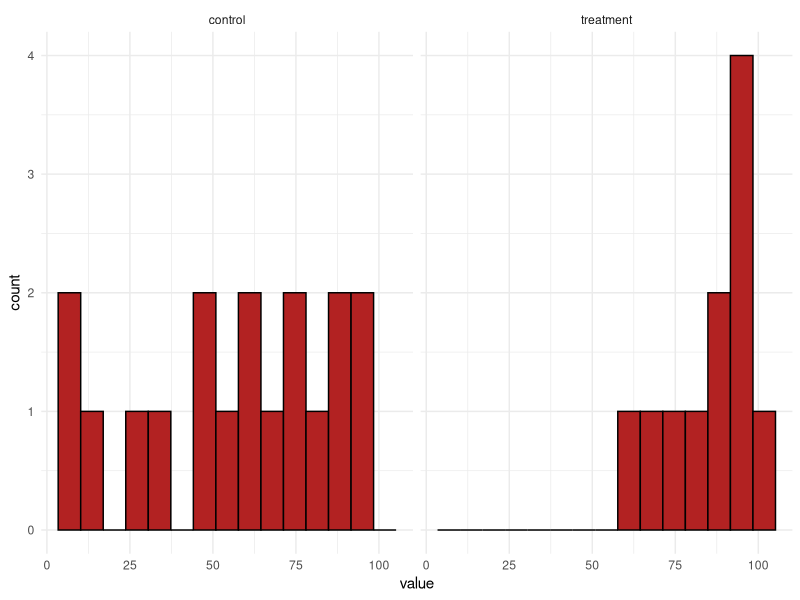
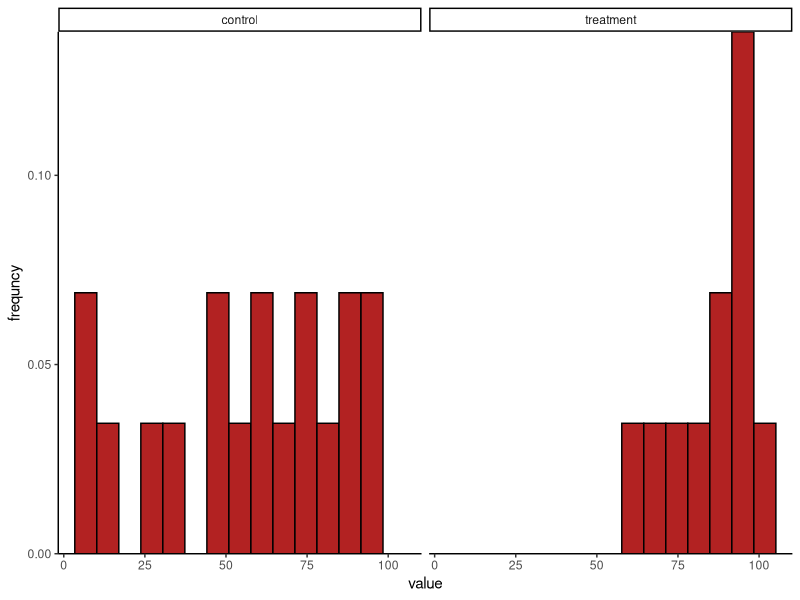
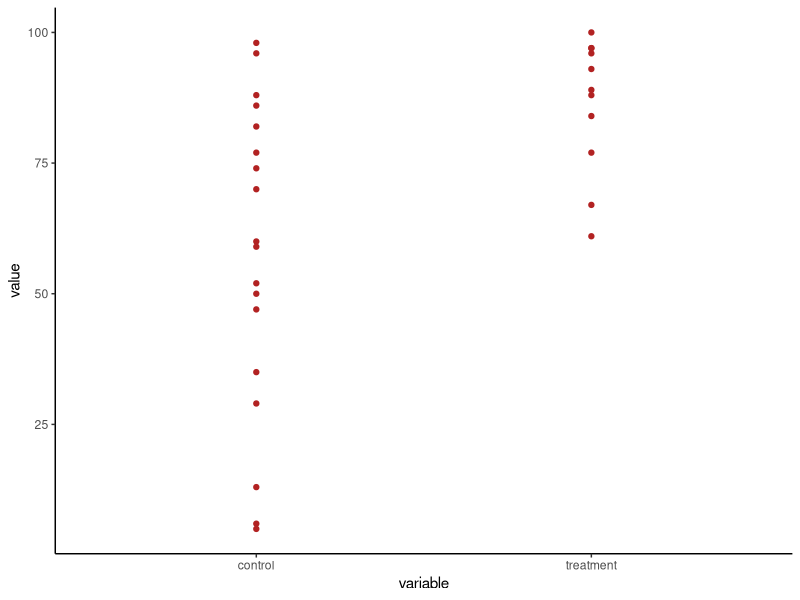
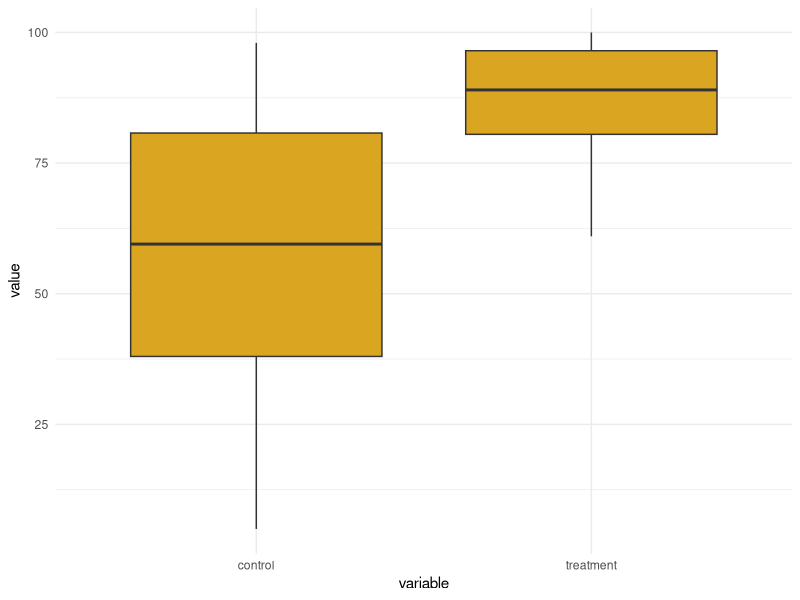
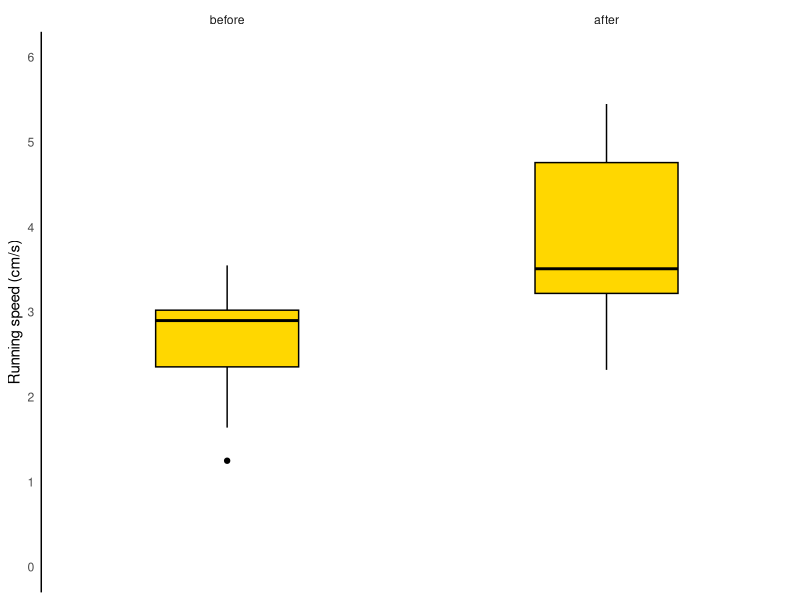
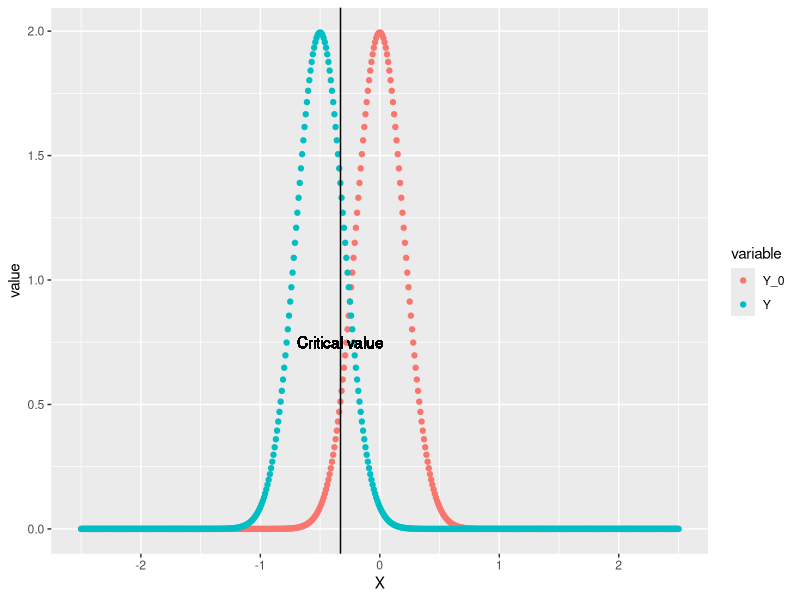
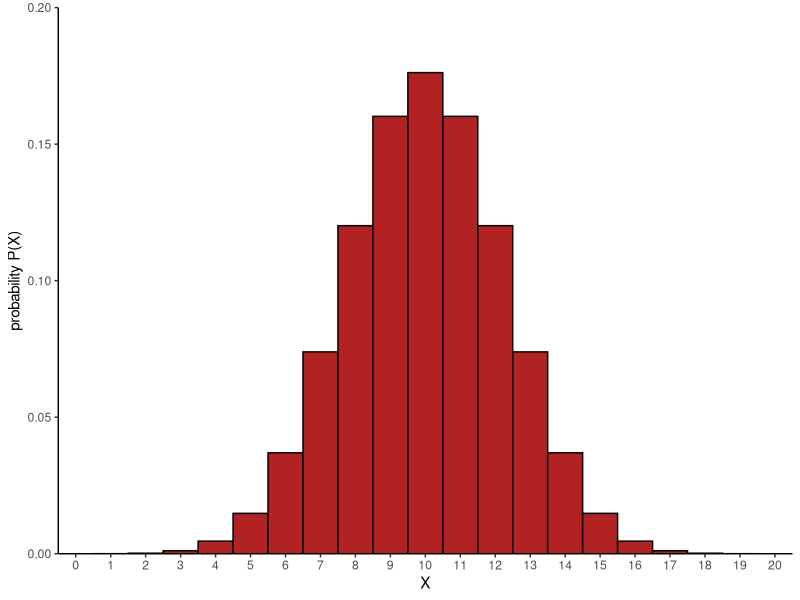
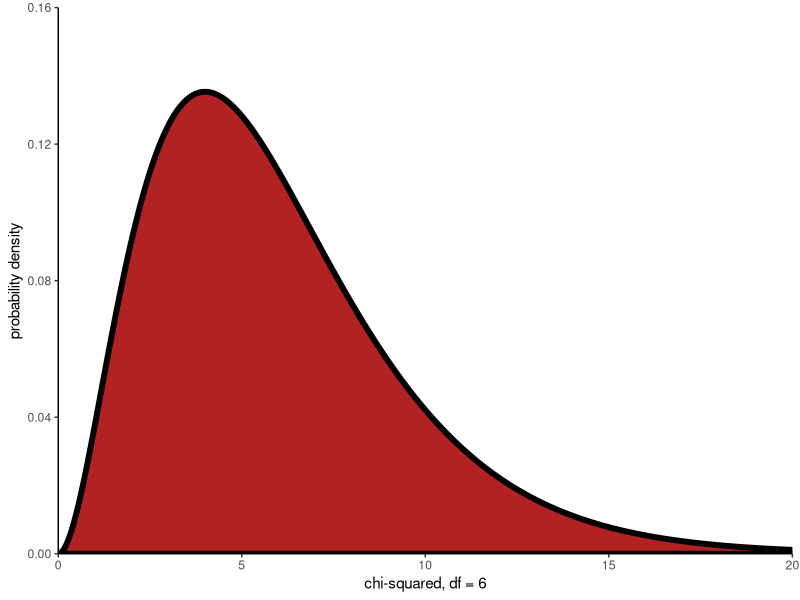

Here is the R script that generated these plots, in order:
## ---- chunk 1
knitr::opts_chunk$set(echo = TRUE)
library(tidyverse)

options(digits = 7)        # number of digits printed by R default (vectors, data.frames, lists)
options(pillar.sigfig = 7) # number of digits printed by tibbles default.
## ---- chunk 2

#data[1] # gives c1
#data[2,1:2] # gives r2
#data[1, 1:2] # gives r1

## ---- chunk 3
control <- c(98, 96, 88, 86, 82, 77, 74, 70, 60, 59, 52, 50, 47, 35, 29, 13, 6, 5)
treatment <- c(100, 97, 96, 97, 93, 89, 88, 84, 77, 67, 61)

# Man bliver nødt til at lave tibble manuelt hvis der ikke er lige mange værdier i de to kategorier.
data <- tibble(value = c(control, treatment), 
               variable = c(rep("control", length(control)), rep("treatment", length(treatment))))

# Ellers kunne man bare bruge tibble(), efterfulgt af reshape2::melt()

ggplot(data)+
  geom_histogram(aes(x = value), color = "black", fill = "firebrick", bins = 15)+
  theme_minimal()+
  facet_wrap(~variable)

## ---- chunk 4
ggplot(data)+
  geom_histogram(aes(x = value, y = ..count../sum(..count..)), color = "black", fill = "firebrick", bins = 15)+
  theme_classic()+
  ylab("frequncy")+
  scale_y_continuous(expand = c(0,0))+ #Får barerne til at røre bunden
  facet_wrap(~variable)+
  NULL
## ---- chunk 5
ggplot(data)+
  geom_point(aes(x = variable, y = value), color = "firebrick")+
  theme_classic()
## ---- chunk 6
ggplot(data)+
  geom_boxplot(aes(x = variable, y = value), fill = "goldenrod")+
  theme_minimal()

## ---- chunk 7
# Some data from tbale 3.2-1 in the book:
before <- c(1.25, 2.94, 2.38, 3.09, 3.41, 3.00, 2.31, 2.93,
            2.98, 3.55, 2.84, 1.64, 3.22, 2.87, 2.37, 1.91)

# Interquartile range
IQR(before)

# Manual calculation of the interquartile range
Q <- quantile(before,  probs = c(0, 0.25, 0.5, 0.75, 1))
Q[4]-Q[2]


# To use the method described in the book, specify type = 2:
Q <- quantile(before, type = 2)
Q
Q[4]-Q[2]
## ---- chunk 8
after <- c(2.40, 3.50, 4.49, 3.17, 5.26, 3.22, 2.32, 3.31,
           3.70, 4.70, 4.94, 5.06, 3.22, 3.52, 5.45, 3.40)

# You can make a nice tibble from the data of the vectors
data <- tibble(before = before, after = after)
data
## ---- chunk 9
melted_data <- reshape2::melt(data)
melted_data
## ---- chunk 10
ggplot(melted_data, aes(y = value))+
  geom_boxplot(color = "black", fill = "gold")+
  facet_wrap(~variable)+
  # From here, it's purely aesthetics!
  # Here we make it pretty
  scale_x_discrete()+
  scale_y_continuous(limits = c(0,6), breaks = seq(0,6, by = 1))+
  # Color and labels
  ylab("Running speed (cm/s)")+
  theme_minimal()+
  theme(axis.line = element_line(colour = "black"),
        panel.grid.major = element_blank(),
        panel.grid.minor = element_blank())+
  NULL
## ---- chunk 11
# Assuming two means are equal:
mu_0 <- 0
# The difference in means was found to be
mu <- -0.5
# The standard deviation of the found mean:
sd <- 0.2
#sd <- 0.24
# Assuming alpha = 0.05
alpha <- 0.05
# Caluculating the critical value
crit <- qnorm(p = alpha, mean = mu_0, sd = sd)
## ---- chunk 12
# Making the two distributions
X = seq(-2.5, 2.5, 0.01)
Y_0 <- dnorm(x = X, mean = mu_0, sd = sd)
Y <- dnorm(x = X, mean = mu, sd = sd)
# Tidying data and plotting data
data <- tibble(X = X, Y_0 = Y_0, Y = Y)
melted_data <- reshape2::melt(data, id.vars = "X")

ggplot(data = melted_data, aes(x = X, y = value, color = variable))+
  geom_point()+
  geom_vline(xintercept = crit)+
  geom_text(aes(x = crit, label = "Critical value", y = 0.75), color = "black")+
  NULL

## ---- chunk 13
x <- seq(0,20,1)
y <- dbinom(x,20,0.5)
data <- tibble(x = x, y = y)
ggplot(data, aes(x = x, y = y))+
  geom_col(color = "black", fill = "firebrick", width = 1)+
  theme_classic()+
  xlab("X")+
  ylab("probability P(X)")+
  scale_x_continuous(expand = c(0,0), breaks = seq(0,20,1))+
  scale_y_continuous(expand = c(0,0), limits = c(0,0.20))

## ---- chunk 14
# Define the values from your sample
X <- 131
n <- 169

p_hat <- X/n
SE_p <- sqrt((p_hat*(1-p_hat))/n)
## ---- chunk 15
# Define the values from your sample
X <- 131
n <- 169

# formula for p'
p_prime <- ((X+2)/(n+4))
# The 95% CI for the population probability
lower_lim <- p_prime - 1.96*sqrt((p_prime*(1 - p_prime))/(n + 4))
lower_lim
upper_lim <- p_prime + 1.96*sqrt((p_prime*(1 - p_prime))/(n + 4))
upper_lim
## ---- chunk 16
# Reject H_0 if you get strictly less than 6 successes
qbinom(0.025, 20, 0.5)

# Reject H_0 if you get equalt to 14 or more successes
qbinom(0.975, 20, 0.5)
qbinom(0.025, 20, 0.5, lower.tail = FALSE)
## ---- chunk 17
# From the good ol' toad example, where a success is right-handed
binom.test(14, 18, p = 0.5)
## ---- chunk 18

x <- seq(0,20, 0.02)
y <- dchisq(x, df = 6)

data <- tibble(x = x, y = y)

ggplot(data, aes(x = x, y = y))+
  #geom_line(size = 3)+
  theme_classic()+
  geom_ribbon(aes(ymin=0,ymax=pmax(data$y,0)), fill="firebrick", colour ="black", alpha=1, size = 2)+
  scale_x_continuous(expand = c(0,0))+
  scale_y_continuous(expand = c(0,0), limits = c(0,0.16))+
  ylab("probability density")+
  xlab("chi-squared, df = 6")

## ---- chunk 19
qchisq(0.05, df =6, lower.tail = FALSE)
## ---- chunk 20
pchisq(q = 15.795, df = 6, lower.tail = FALSE)
## ---- chunk 21
values <- rchisq(10000, df =6)
data <- tibble(values = values)

ggplot(data, aes(x = values))+
  geom_histogram(color = "black", fill = "firebrick")+
  theme_classic()+
  scale_x_continuous(expand = c(0,0))+ # Får diagrammet til at røre y-aksen
  scale_y_continuous(expand = c(0,0)) # Får diagrammet til at røre bunden
## ---- chunk 22
# This is the example with births and weekdays
observed <- c(14, 26, 34, 21, 27, 38, 20)
expected <- c(52/366, 52/366, 52/366, 52/366, 52/366, 53/366, 53/366)*180

df = length(observed)-1
chi2 <- sum(((observed-expected)^2)/expected)

pchisq(q = chi2, df = df, lower.tail = FALSE)
## ---- chunk 23
category <- c("Eaten", "Not eaten")
infection <- c("Uninfected", "Lightly infected", "Highly infected")

data <- data.frame(c(1, 49), c(10, 35), c(37,9))

rownames(data) <- category
colnames(data) <- infection
## ---- chunk 24
data

chisq.test(data, correct = FALSE)
## ---- chunk 25
total <- sum(data)
p_r1 <- sum(data[1,1:3])/total # grabbing the data from row 1
p_r2 <- sum(data[2,1:3])/total

rows <- c(p_r1, p_r2)

p_c1 <- sum(data[1])/total
p_c2 <- sum(data[2])/total
p_c3 <- sum(data[3])/total


expected <- data.frame(rows*p_c1, rows*p_c2, rows*p_c3)*total
observed <- data

chi2 <- sum(((observed-expected)^2)/expected)
df <- (nrow(data)-1)*(ncol(data)-1)

pchisq(q = chi2, df = df, lower.tail = FALSE)
## ---- chunk 26
fertility <- c("Estrous", "Not estrous")
bite <- c("Bitten", "Not bitten")

data <- data.frame(c(15, 7), c(6, 322))

rownames(data) <- fertility
colnames(data) <- bite

total <- sum(data)
p_r1 <- sum(data[1,1:2])/total # grabbing the data from row 1
p_r2 <- sum(data[2,1:2])/total

rows <- c(p_r1, p_r2)

p_c1 <- sum(data[1])/total
p_c2 <- sum(data[2])/total


expected <- data.frame(rows*p_c1, rows*p_c2)*total
observed <- data
## ---- chunk 27
data
chi2 <- sum(((abs(observed-expected)-0.5)^2)/expected)
pchisq(q = chi2, df = 1, lower.tail = FALSE)
## ---- chunk 28
chisq.test(data, correct = TRUE)
## ---- chunk 29
data
fisher.test(x = data)
## ---- chunk 30
data <- data.frame(c("a", "c"), c("b", "d"))

treatment <- c("Treatment", "Control")
outcome <- c("Success", "Failure")

rownames(data) <- outcome
colnames(data) <- treatment
## ---- chunk 31
knitr::kable(data)
## ---- chunk 32
data <- data.frame(c(1438, 18496), c(1427, 18515))

treatment <- c("Aspirin", "Control")
outcome <- c("Cancer", "Healthy")

rownames(data) <- outcome
colnames(data) <- treatment
## ---- chunk 33
knitr::kable(data)
## ---- chunk 34
#data[r,c]
#data[c]
p1 <- data[1,1]/sum(data[1])
p2 <- data[1,2]/sum(data[2])
RR <- p1/p2
lnRR <- log(RR)
SElnRR <- sqrt(1/data[1,1] + 1/data[1,2] - 1/sum(data[1]) - 1/sum(data[2]))
# Confidence interval for the ln(RR)
lower_lim <- lnRR - 1.96*SElnRR
lower_lim
upper_lim <- lnRR + 1.96*SElnRR
upper_lim

# And giving the values we prbobaly want to look at:
lower_lim <- exp(lnRR - 1.96*SElnRR)
lower_lim
upper_lim <- exp(lnRR + 1.96*SElnRR)
upper_lim
## ---- chunk 35
a <- data[1,1]
b <- data[1,2]
c <- data[2,1]
d <- data[2,2]

OR <- (a*d)/(b*c)

SElnOR <- sqrt(1/a + 1/b + 1/c + 1/d)
lnOR <- log(OR)

# And giving the values we prbobaly want to look at:
lower_lim <- exp(lnOR - 1.96*SElnOR)
lower_lim
upper_lim <- exp(lnOR + 1.96*SElnOR)
upper_lim

## ---- chunk 36
x <- 0:10
y <- dpois(x = x, lambda = 2)
data <- tibble(x = x, y = y)

ggplot(data, aes(x = x, y = y))+
  geom_point(color = "firebrick", size = 3)+
  geom_line(color = "black")+
  scale_x_continuous(expand = c(0,0.01), breaks = 0:10)+
  scale_y_continuous(expand = c(.01,0))+
  theme_classic()+
  ylab("Probability density")+
  xlab("X, Poisson distribution")
  

## ---- chunk 37
data_frame <- data.frame(c(0,1,2,3,4,5), c(32,44,21,10,4,1))
colnames(data_frame) <- c("Number of goals", "Frequency")
#rownames(data_frame) <- c()
## ---- chunk 38
knitr::kable(data_frame)
## ---- chunk 39
# Determining the number of experiments
n <- sum(data_frame[2])
# Determining the sum of counts for all n experiments
total_counts <-data_frame[1]*data_frame[2]
X <- sum(total_counts)
# Number of goals scored on average
# Average count pr. experiment
lambda <- X/n
lambda
## ---- chunk 40
qpois(0.95, 1.223)
qpois(0.05, 1.223, lower.tail = FALSE)

## ---- chunk 41
# Vector for expected count for the points in the diagram
expected_count <- dpois(0:5, 1.223)*112

ggplot(data_frame)+
  geom_col(aes(x = `Number of goals`, y = `Frequency`), color = "black", fill = "firebrick", width = 1)+
  geom_point(aes(x=`Number of goals`, y = expected_count))+
  theme_classic()+
  scale_y_continuous(expand = c(0,0))
## ---- chunk 42
set.seed(69)
rpois <- rpois(100, lambda = 1.223)
pois_tibble <- tibble(rpois = rpois)
ggplot(pois_tibble)+
  geom_histogram(aes(x = rpois), color = "black", fill = "firebrick", binwidth = 1)+
  scale_x_continuous(breaks = 0:5)+
  scale_y_continuous(expand = c(0,0))+
  theme_classic()
## ---- chunk 43
x <- seq(-3,3,0.01)
y <- dnorm(x)
data <- tibble(x = x, y = y)

ggplot(data, aes(x = x, y = y))+
  #geom_line(size = 3)+
  theme_classic()+
  geom_ribbon(aes(ymin=0,ymax=y), fill="firebrick", colour ="black", alpha=1, size = 2)+
  scale_x_continuous(expand = c(0,0))+
  scale_y_continuous(expand = c(0,0), limits = c(0,0.45))+
  ylab("Probability density")+
  xlab("Z")

## ---- chunk 44
alpha = 0.05
qnorm(p = alpha/2)
## ---- chunk 45
n <- 20
x <- 0:n
p <- 0.5

binom <- dbinom(x, n, p)
norm_approx <- dnorm(x, mean = n*p, sd = sqrt(n*p*(1-p)))

data <- tibble(x = x, binom = binom, norm_approx = norm_approx)

ggplot(data, aes(x = x))+
  geom_col(aes(y = binom), fill = "firebrick", width = 1, color ="black")+
  geom_line(aes(y = norm_approx), size = 2)+
  ylab("Probability density")+
  theme_classic()


## ---- chunk 46
x <- seq(-4,4,0.01)
y <- dt(x, df = 4)
data <- tibble(x = x, y = y)
ggplot(data, aes(x = x, y = y))+
  #geom_line(size = 3)+
  theme_classic()+
  geom_ribbon(aes(ymin=0,ymax=pmax(data$y,0)), fill="firebrick", colour ="black", alpha=1, size = 2)+
  scale_x_continuous(expand = c(0,0))+
  scale_y_continuous(expand = c(0,0), limits = c(0,0.4))+
  ylab("Probability density")+
  xlab("t-distribution, df = 6")
## ---- chunk 47
sample <- c(8.69, 8.15, 9.25, 9.45, 8.96, 8.65, 8.43, 8.79, 8.63)
mean <- mean(sample)
sd <- sd(sample)
SE <- sd/sqrt(length(sample))
df <- length(sample)-1

mu <- 8.5

# Determining the test statistic
t <- (mean-mu)/SE
# The two-tailed probability of getting a deviation this big:
2*pt(q = t, df = df, lower.tail = FALSE)
# This example deviation has P-value of 0.06 and we can not reject the H_0.
## ---- chunk 48
t_alpha <- abs(qt(p = alpha/2, df = df))

lower_lim <- mean - t_alpha*SE
lower_lim
upper_lim <- mean + t_alpha*SE
upper_lim
## ---- chunk 49
test <- t.test(x = sample, conf.level = 0.95)
test
# Confidence interval
test$conf.int[1:2]
## ---- chunk 50
test <- t.test(x = sample, mu  = 8.5, alternative = "two.sided")
test
test$p.value
## ---- chunk 51
sample
alpha <- 0.05
var <- var(sample)
df <- length(sample)-1

# And giving the values we prbobaly want to look at:
lower_lim <- (df*var)/qchisq(p = alpha/2, df = df, lower.tail = FALSE)
lower_lim
upper_lim <- (df*var)/qchisq(p = (1- (alpha/2)), df = df, lower.tail = FALSE)
upper_lim

## ---- chunk 52
lower_lim <- sqrt((df*var)/qchisq(p = alpha/2, df = df, lower.tail = FALSE))
lower_lim
upper_lim <- sqrt((df*var)/qchisq(p = (1- (alpha/2)), df = df, lower.tail = FALSE))
upper_lim
## ---- chunk 53
# Sample sizes and values
# Either variance or sd for each sample (remember sd is sqrt(var))
mean1 <- 10.44
n1 <- 6
sd1 <- 0.69
var1 <- sd1^2
df1 <- n1 - 1

mean2 <- 8.44
n2 <- 8
sd2 <- 1.03
var2 <- sd2^2
df2 <- n2 - 1

## ---- chunk 54
var_p <- (df1*(sd1^2) + df2*(sd2^2))/(df1 + df2)
SE_diff <- sqrt(var_p*(1/n1 + 1/n2))
df <- df1 + df2

t <- (mean1 - mean2)/SE_diff # This one is under the H_0 that mu1 - mu2 = 0
## ---- chunk 55
alpha <- 0.05
crit_t <- qt(p = alpha/2, df = df, lower.tail = F)
# Is the t-value(test statistic) more extreme than the critical t-value under the given significance level?
t >= crit_t
## ---- chunk 56
# Probability of getting the difference
2*pt(q = t, df = df, lower.tail = FALSE)
## ---- chunk 57
t <- abs(qt(p = alpha/2, df = df))

lower_lim <- (mean1 - mean2) - t*SE_diff
lower_lim
upper_lim <- (mean1 - mean2) + t*SE_diff
upper_lim

## ---- chunk 58
SE_diff <- sqrt((var1/n1) + (var2/n2))
t <- (mean1 - mean2)/SE_diff

df <- (((var1/n1)+(var2/n2))^2) / ((((var1/n1)^2)/(n1-1)) + (((var2/n2)^2)/(n2-1)))

# The Welch Test probability
2*pt(q = t, df = df, lower.tail = F)

## ---- chunk 59
t_alpha <- abs(qt(p = alpha/2, df = df))

lower_lim <- (mean1 - mean2) - t_alpha*SE_diff
lower_lim
upper_lim <- (mean1 - mean2) + t_alpha*SE_diff
upper_lim

## ---- chunk 60
set.seed(1)
values <- c(0.30, 0.16, -0.24, -0.25, 0.36, 0.17, 0.11, 0.12, 0.34, 0.32, 0.71, 0.09, 1.12, 0.01, -0.24, 0.24, -0.30, -0.16)

bootstrap_median <- rep(NA, 10000)

for (i in 1:length(bootstrap_median)){
  bootstrap_median[i] <- median(sample(values, length(values), replace = TRUE))
}

bootstrap_table <- tibble(median = bootstrap_median)
## ---- chunk 61
ggplot(bootstrap_table)+
  geom_histogram(aes(x = median), color = "black", fill = "firebrick", binwidth = 0.01)+
  theme_classic()+
  scale_x_continuous(expand = c(0,0))+
  scale_y_continuous(expand = c(0,0))
## ---- chunk 62
sd(bootstrap_median)
